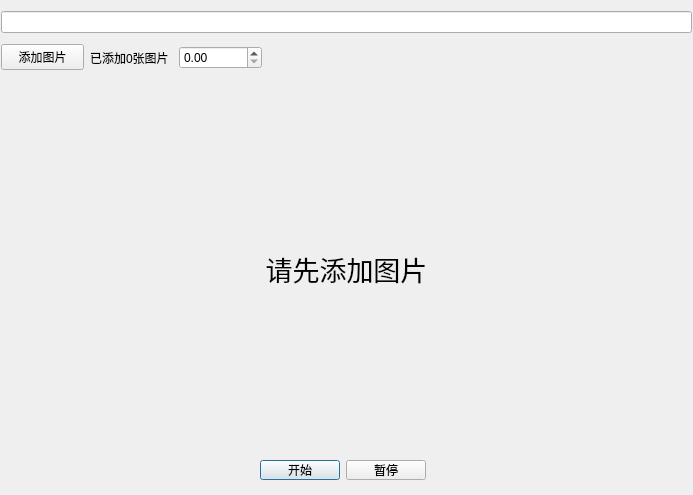
<?xml version="1.0" encoding="UTF-8"?>
<ui version="4.0">
 <class>ghtTimer</class>
 <widget class="QDialog" name="ghtTimer">
  <property name="geometry">
   <rect>
    <x>0</x>
    <y>0</y>
    <width>693</width>
    <height>495</height>
   </rect>
  </property>
  <property name="windowTitle">
   <string>定时器</string>
  </property>
  <widget class="QLineEdit" name="lineEdit">
   <property name="geometry">
    <rect>
     <x>1</x>
     <y>11</y>
     <width>691</width>
     <height>22</height>
    </rect>
   </property>
  </widget>
  <widget class="QLabel" name="label">
   <property name="geometry">
    <rect>
     <x>1</x>
     <y>93</y>
     <width>691</width>
     <height>351</height>
    </rect>
   </property>
   <property name="font">
    <font>
     <pointsize>20</pointsize>
    </font>
   </property>
   <property name="text">
    <string>请先添加图片</string>
   </property>
   <property name="alignment">
    <set>Qt::AlignmentFlag::AlignCenter</set>
   </property>
  </widget>
  <widget class="QWidget" name="">
   <property name="geometry">
    <rect>
     <x>260</x>
     <y>460</y>
     <width>166</width>
     <height>20</height>
    </rect>
   </property>
   <layout class="QHBoxLayout" name="horizontalLayout_2">
    <item>
     <widget class="QPushButton" name="btnStart">
      <property name="text">
       <string>开始</string>
      </property>
     </widget>
    </item>
    <item>
     <widget class="QPushButton" name="btnPause">
      <property name="text">
       <string>暂停</string>
      </property>
     </widget>
    </item>
   </layout>
  </widget>
  <widget class="QWidget" name="">
   <property name="geometry">
    <rect>
     <x>1</x>
     <y>37</y>
     <width>261</width>
     <height>41</height>
    </rect>
   </property>
   <layout class="QHBoxLayout" name="horizontalLayout">
    <item>
     <widget class="QPushButton" name="btn_AddImages">
      <property name="text">
       <string>添加图片</string>
      </property>
     </widget>
    </item>
    <item>
     <widget class="QLabel" name="label_2">
      <property name="text">
       <string>已添加0张图片</string>
      </property>
     </widget>
    </item>
    <item>
     <widget class="QDoubleSpinBox" name="spinBox"/>
    </item>
   </layout>
  </widget>
 </widget>
 <resources/>
 <connections/>
</ui>
